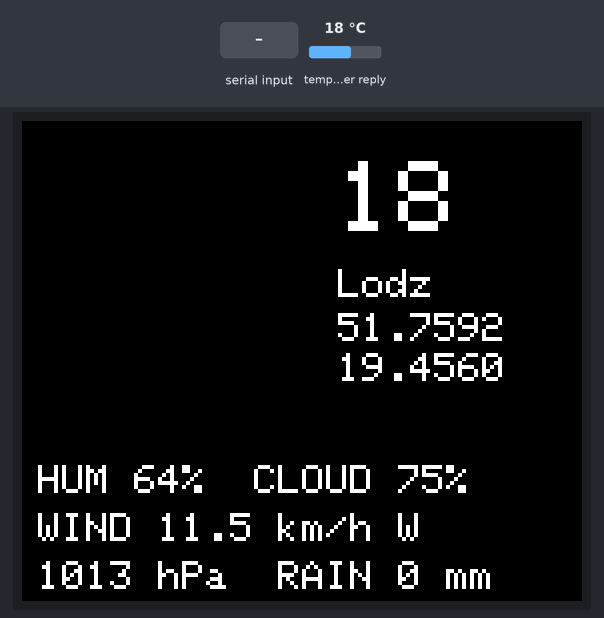
This sketch was run on a simulated Arduino Uno, built for the host (arithmetic inside an expression is 32-bit, double 64-bit). On the bench: 280×240 colour display. Inputs (shaded band) come from the test bench; at power-on: temperature in the weather reply 18 °C. WiFi joins after 1.5 s; servers stay silent unless stated; storage starts empty; EEPROM starts erased; web services answer with replies made up by the test bench; what the sketch prints to the serial monitor is not drawn.

Above: at 2.7 s.
2.8 s: "-\n" received over Serial
4.3 s: ".\n" received over Serial
At 9.4 s:
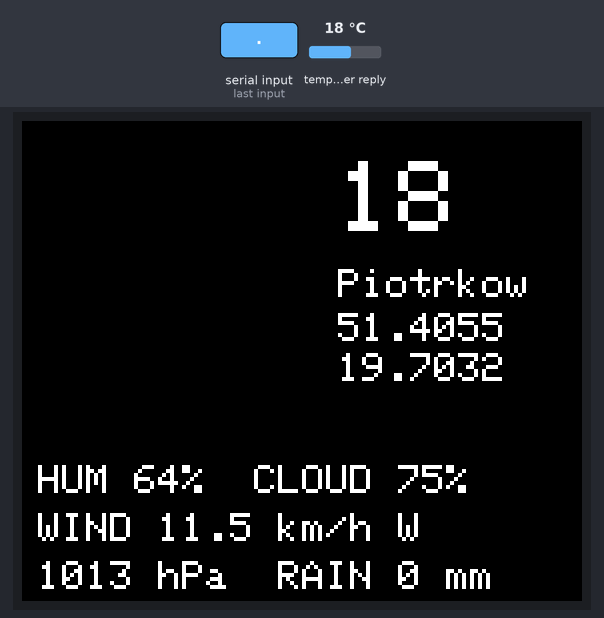
Timing chart, 0 to 10.9 s (numbered marks = the images above; inputs shaded):
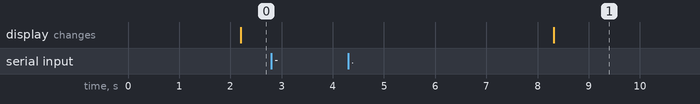

The sketch:

uno_eth_tft_weather.ino
```cpp
#include <SPI.h>
#include <SD.h>
#include <Ethernet.h>
#include <Adafruit_GFX.h>
#include <Adafruit_ST7789.h>

#include "config.h"
#include "location.h"
#include "weather.h"
#include "http_stream.h"
#include "sd_image.h"
#include "display.h"

Location locations[2];
Weather weather[2];
bool haveData[2] = { false, false };
bool fetchFailed[2] = { false, false };
unsigned long lastFetch = 0;
byte displayedLocation = 0;

// Keep the EEPROM/Serial-configured location in slot 2.
static void waitFor(unsigned long ms) {
  unsigned long t = millis();
  while (millis() - t < ms) {
    if (locationPoll()) {
      locations[1] = loc;
      haveData[1] = false;
      fetchFailed[1] = false;
      lastFetch = 0;
      return;
    }
  }
}

static void fetchWeather() {
  for (byte i = 0; i < 2; i++) {
    if (weatherFetch(locations[i], weather[i])) {
      haveData[i] = true;
      fetchFailed[i] = false;
      Serial.print(F("[WEATHER] Updated: temp=")); Serial.print(weather[i].temp);
      Serial.print(F(" C humidity=")); Serial.print(weather[i].hum);
      Serial.print(F("% wind=")); Serial.print(weather[i].wind);
      Serial.println(F(" km/h"));
    } else {
      fetchFailed[i] = true;
    }
  }
  lastFetch = millis();
}

void setup() {

  Serial.begin(9600);
  Serial.println(F("[BOOT] UNO Ethernet TFT weather starting"));
  locationLoad();
  strcpy_P(locations[0].lat, PSTR("51.7592"));
  strcpy_P(locations[0].lon, PSTR("19.4560"));
  strcpy_P(locations[0].name, PSTR("Lodz"));
  locations[0].magic = LOC_MAGIC;
  locations[1] = loc;

  // keep every SPI device deselected before starting anything
  pinMode(TFT_CS, OUTPUT); digitalWrite(TFT_CS, HIGH);
  pinMode(ETH_CS, OUTPUT); digitalWrite(ETH_CS, HIGH);
  pinMode(SD_CS,  OUTPUT); digitalWrite(SD_CS,  HIGH);

  Serial.println(F("[BOOT] Initializing display"));
  displayInit();
  Serial.println(F("[BOOT] Display ready"));


  netBegin();
  delay(1000);

  Serial.println(F("[SD] Initializing card"));
  if (!sdBegin()) {
    Serial.println(F("[SD] Initialization failed; check card, wiring, and format"));
    while (true) {}
  }
  Serial.println(F("[SD] Ready"));

  locationHelp();
}

void loop() {

  unsigned long refreshInterval = fetchFailed[0] || fetchFailed[1] ? RETRY_MS : REFRESH_MS;
  if (!lastFetch || millis() - lastFetch >= refreshInterval) fetchWeather();

  if (haveData[displayedLocation]) {
    displayWeather(weather[displayedLocation], locations[displayedLocation]);
    if (fetchFailed[displayedLocation]) displayStale();
  } else {
    displayMessage(F("NO DATA"), F("RETRYING.."));
  }

  waitFor(LOCATION_SWITCH_MS);
  displayedLocation = (displayedLocation + 1) % 2;
}
```

display.cpp
```cpp
#include <Adafruit_GFX.h>
#include "config.h"
#include "sd_image.h"
#include "display.h"

Adafruit_ST7789 tft = Adafruit_ST7789(TFT_CS, TFT_DC, TFT_RST);

// full-screen scenes on the SD card, index = see displayWeather()
const char SCENES[9][12] PROGMEM = {
  "CLRDAY.BIN", "CLRNITE.BIN", "PTLDAY.BIN", "PTLNITE.BIN",
  "OVCDAY.BIN", "OVCNITE.BIN", "RAIN.BIN",   "SNOW.BIN",   "STORM.BIN"
};

const char DIRS[8][3] PROGMEM = { "N", "NE", "E", "SE", "S", "SW", "W", "NW" };

void displayInit() {
  tft.init(240, 280);
  tft.setRotation(1);                           // landscape 280 x 240
  tft.cp437(true);                              // char 0xF8 = degree sign
}

void displayMessage(const __FlashStringHelper *a, const __FlashStringHelper *b) {
  tft.fillScreen(ST77XX_BLACK);
  tft.setTextColor(ST77XX_WHITE);
  tft.setTextSize(3);
  tft.setCursor(20, 90);  tft.print(a);
  tft.setCursor(20, 130); tft.print(b);
}

void displayStale() {
  tft.fillRect(268, 4, 8, 8, ST77XX_RED);
}

// text with a black outline (readable on any background)
static void outlined(int16_t x, int16_t y, uint8_t size, const char *s) {
  tft.setTextSize(size);
  tft.setTextColor(ST77XX_BLACK);
  for (byte i = 0; i < 4; i++) {
    tft.setCursor(x + ((i & 1) ? 1 : -1), y + ((i & 2) ? 1 : -1));
    tft.print(s);
  }
  tft.setTextColor(ST77XX_WHITE);
  tft.setCursor(x, y);
  tft.print(s);
}

// true if the text contains any digit 1..9  ("0", "0.0", "0.00" -> false)
static bool nonZero(const char *s) {
  for (; *s; s++) if (*s >= '1' && *s <= '9') return true;
  return false;
}

void displayWeather(const Weather &w, const Location &l) {

  // temperature rounded to a whole number, from the text
  int t = atoi(w.temp);
  const char *dot = strchr(w.temp, '.');
  if (dot && dot[1] >= '5') t += (w.temp[0] == '-') ? -1 : 1;

  int  cloud    = atoi(w.cloud);
  bool isDay    = (w.isday[0] == '1');
  bool precip   = nonZero(w.rain);
  bool snow     = precip && t <= 0;
  bool rain     = precip && !snow;
  bool overcast = cloud >= 75;
  bool partly   = cloud >= 25 && !overcast;
  bool storm    = rain && atoi(w.wind) >= 40;

  // ---- scene: sky, sun/moon, clouds, land and precipitation are all in one picture ----
  byte i;
  if      (storm) i = 8;
  else if (snow)  i = 7;
  else if (rain)  i = 6;
  else            i = (overcast ? 4 : partly ? 2 : 0) + (isDay ? 0 : 1);

  char name[12];
  strcpy_P(name, SCENES[i]);
  if (!drawImage(name, 0, 0, 280, 240)) tft.fillScreen(ST77XX_BLACK);

  // ---- right column: temperature, place name, coordinates ----
  char line[32];
  char num[8];

  itoa(t, num, 10);
  uint8_t ts = (strlen(num) > 2) ? 4 : 5;       // "-12" does not fit at size 5
  outlined(158, 20, ts, num);

  outlined(158, 74, (strlen(l.name) > 10) ? 1 : 2, l.name);   // long names: small font

  outlined(158, 96, 2, l.lat);                  // coordinates, e.g. 52.5243 / 13.4105
  outlined(158, 116, 2, l.lon);

  // ---- detail rows (bottom), built without printf ----
  strcpy_P(line, PSTR("HUM "));
  strcat(line, w.hum);
  strcat_P(line, PSTR("%  CLOUD "));
  strcat(line, w.cloud);
  strcat_P(line, PSTR("%"));
  outlined(8, 172, 2, line);

  strcpy_P(line, PSTR("WIND "));
  strcat(line, w.wind);
  strcat_P(line, PSTR(" km/h "));
  strcat_P(line, DIRS[((atoi(w.wdir) + 22) / 45) & 7]);
  outlined(8, 196, 2, line);

  strcpy(line, w.press);                        // whole hPa
  char *p = strchr(line, '.');
  if (p) *p = 0;
  strcat_P(line, PSTR(" hPa  RAIN "));
  strcat(line, w.rain);
  strcat_P(line, PSTR(" mm"));
  outlined(8, 220, 2, line);
}
```

display.h
```cpp
// ==================================================
// display.h - everything that draws on the ST7789
// ==================================================
#pragma once
#include <Adafruit_ST7789.h>
#include "location.h"
#include "weather.h"

extern Adafruit_ST7789 tft;

void displayInit();
void displayMessage(const __FlashStringHelper *a, const __FlashStringHelper *b);
void displayWeather(const Weather &w, const Location &l);   // full scene picture + values
void displayStale();                                        // small red mark: data is old
```

geocode.cpp
```cpp
#include "http_stream.h"
#include "geocode.h"

static const char HOST[]   PROGMEM = "geocoding-api.open-meteo.com";
static const char K_NAME[] PROGMEM = "\"name\":";
static const char K_LAT[]  PROGMEM = "\"latitude\":";
static const char K_LON[]  PROGMEM = "\"longitude\":";

// percent-encode for the URL (space -> %20, UTF-8 bytes -> %XX)
static void encode(const char *s, char *out, byte size) {
  byte n = 0;
  for (; *s && n < size - 4; s++) {
    byte c = *s;
    if ((c >= '0' && c <= '9') || (c >= 'A' && c <= 'Z') || (c >= 'a' && c <= 'z')) {
      out[n++] = c;
    } else {
      out[n++] = '%';
      out[n++] = "0123456789ABCDEF"[c >> 4];
      out[n++] = "0123456789ABCDEF"[c & 15];
    }
  }
  out[n] = 0;
}

bool geocodeCity(const char *city, Location &out) {

  char enc[64];
  encode(city, enc, sizeof(enc));

  if (!httpOpen(HOST)) return false;

  httpSendP(PSTR("GET /v1/search?count=1&name="));
  httpSend(enc);
  httpEnd(HOST);

  // first result: "name", "latitude", "longitude" arrive in this order
  bool ok = streamString(K_NAME, out.name, sizeof(out.name))
         && streamNumber(K_LAT,  out.lat,  sizeof(out.lat))
         && streamNumber(K_LON,  out.lon,  sizeof(out.lon));

  httpClose();
  out.magic = LOC_MAGIC;
  return ok;
}
```

geocode.h
```cpp
// ==================================================
// geocode.h - city name -> name + coordinates (Open-Meteo geocoding API)
// ==================================================
#pragma once
#include "location.h"

bool geocodeCity(const char *city, Location &out);
```

http_stream.cpp
```cpp
#include <SPI.h>
#include <Ethernet.h>
#include "config.h"
#include "http_stream.h"

static EthernetClient client;
static byte mac[] = { NET_MAC };
static IPAddress ip(NET_IP);

void netBegin() {
  Ethernet.begin(mac, ip);
  Serial.print(F("[NET] Static IP: "));
  Serial.println(Ethernet.localIP());
}

bool httpOpen(PGM_P host) {
  char h[32];
  strcpy_P(h, host);
  Serial.print(F("[NET] Connecting to ")); Serial.println(h);
  if (client.connect(h, 80)) return true;
  Serial.println(F("[NET] Connection failed"));
  return false;
}

// flash -> socket in 32 byte pieces (print(F()) would send one byte per packet)
void httpSendP(PGM_P text) {
  char b[32];
  byte n = 0;
  char c;
  while ((c = pgm_read_byte(text++))) {
    b[n++] = c;
    if (n == sizeof(b)) { client.write((uint8_t *)b, n); n = 0; }
  }
  if (n) client.write((uint8_t *)b, n);
}

void httpSend(const char *text) {
  client.write((const uint8_t *)text, strlen(text));
}

// HTTP/1.0 => no chunked encoding, the body is a plain stream
void httpEnd(PGM_P host) {
  httpSendP(PSTR(" HTTP/1.0\r\nHost: "));
  httpSendP(host);
  httpSendP(PSTR("\r\nConnection: close\r\n\r\n"));
}

void httpClose() {
  client.stop();
}


// ---------------- stream reading ----------------

// one byte from the socket, -1 on timeout / closed
static int readCh() {
  unsigned long t = millis();
  while (millis() - t < 8000UL) {
    if (client.available()) return client.read();
    if (!client.connected() && !client.available()) return -1;
  }
  return -1;
}

bool streamSeek(PGM_P key) {
  byte pos = 0;
  while (pgm_read_byte(key + pos)) {
    int ch = readCh();
    if (ch < 0) return false;
    if (ch == (char)pgm_read_byte(key + pos)) pos++;
    else pos = (ch == (char)pgm_read_byte(key)) ? 1 : 0;
  }
  return true;
}

bool streamNumber(PGM_P key, char *dst, byte size) {

  byte n = 0;
  dst[0] = 0;

  if (!streamSeek(key)) return false;

  while (true) {
    int ch = readCh();
    if (ch < 0) break;
    bool digit = (ch >= '0' && ch <= '9');

    if (n == 0) {                                   // skip spaces until the number starts
      if (digit || ch == '-') dst[n++] = ch;
    } else if (digit || ch == '.') {
      if (n < size - 1) dst[n++] = ch;
    } else {
      break;
    }
  }

  dst[n] = 0;
  return n > 0;
}

bool streamString(PGM_P key, char *dst, byte size) {

  byte n = 0;
  int ch;
  dst[0] = 0;

  if (!streamSeek(key)) return false;

  do { ch = readCh(); } while (ch == ' ');
  if (ch != '"') return false;

  while ((ch = readCh()) != '"') {
    if (ch < 0) return false;
    if (ch >= 0xC3 && ch <= 0xC5) {
      int c2 = readCh();
      if (c2 < 0) return false;
      if (c2 < 0x80 || c2 > 0xBF) continue;
      // Skip non-ASCII UTF-8 letters; the stock default font is ASCII-only.
      continue;
    }
    if (ch >= 32 && ch < 127 && n < size - 1) dst[n++] = ch;
  }

  dst[n] = 0;
  return n > 0;
}
```

http_stream.h
```cpp
// ==================================================
// http_stream.h - minimal HTTP/1.0 client that reads the reply as a stream
// ==================================================
#pragma once
#include <Arduino.h>

void netBegin();                                   // start Ethernet (static IP)

bool httpOpen(PGM_P host);                         // connect to host:80 (host is in flash)
void httpSendP(PGM_P text);                        // send text stored in flash
void httpSend(const char *text);                   // send text stored in RAM
void httpEnd(PGM_P host);                          // finish the request line + headers
void httpClose();

bool streamSeek(PGM_P key);                        // consume stream up to and including key
bool streamNumber(PGM_P key, char *dst, byte size);   // key, then a number, kept as text
bool streamString(PGM_P key, char *dst, byte size);   // key, then "text", ASCII only
```

location.cpp
```cpp
#include <EEPROM.h>
#include "config.h"
#include "location.h"
#include "geocode.h"

Location loc;

static char cmd[32];
static byte cmdLen = 0;

static char *trim(char *s) {
  while (*s == ' ' || *s == '\t' || *s == '\r' || *s == '\n') s++;
  char *end = s + strlen(s);
  while (end > s && (end[-1] == ' ' || end[-1] == '\t' || end[-1] == '\r' || end[-1] == '\n')) *--end = 0;
  return s;
}

void locationLoad() {
  EEPROM.get(0, loc);
  if (loc.magic != LOC_MAGIC) {
    strcpy_P(loc.lat,  PSTR(DEFAULT_LAT));
    strcpy_P(loc.lon,  PSTR(DEFAULT_LON));
    strcpy_P(loc.name, PSTR(DEFAULT_NAME));
    Serial.println(F("[LOCATION] No saved location; using defaults"));
  } else {
    Serial.println(F("[LOCATION] Loaded saved location from EEPROM"));
  }
  Serial.print(F("[LOCATION] ")); Serial.print(loc.name);
  Serial.print(F(" at ")); Serial.print(loc.lat);
  Serial.print(','); Serial.println(loc.lon);
}

// " -12.345 " -> "-12.345" ; false if it is not a number
static bool number(const char *p, char *dst) {
  while (*p == ' ' || *p == '\t' || *p == '\r' || *p == '\n') p++;
  const char *end = p + strlen(p);
  while (end > p && (end[-1] == ' ' || end[-1] == '\t' || end[-1] == '\r' || end[-1] == '\n')) end--;

  byte n = 0, dots = 0;
  bool digit = false;
  if (*p == '-') dst[n++] = *p++;
  for (; p < end; p++) {
    if (*p >= '0' && *p <= '9') {
      if (n < 8) dst[n++] = *p;
      digit = true;
    } else if (*p == '.' && dots == 0) {
      if (n < 8) dst[n++] = *p;
      dots++;
    } else {
      return false;
    }
  }
  dst[n] = 0;
  return digit && p == end;
}

// "lat,lon" or "lat,lon,NAME"
static bool setCoords(char *s) {

  s = trim(s);
  char *c1 = strchr(s, ',');
  if (!c1) return false;
  *c1 = 0;
  char *c2 = strchr(c1 + 1, ',');
  if (c2) *c2 = 0;

  Location t;
  if (!number(s, t.lat) || !number(trim(c1 + 1), t.lon)) return false;
  if (abs(atoi(t.lat)) > 90 || abs(atoi(t.lon)) > 180) return false;

  byte n = 0;
  if (c2) {
    char *name = trim(c2 + 1);
    for (char *p = name; *p && n < sizeof(t.name) - 1; p++)
      if (*p >= 32 && *p < 127 && !(n == 0 && *p == ' ')) t.name[n++] = *p;
  }
  t.name[n] = 0;
  t.magic = LOC_MAGIC;

  loc = t;
  return true;
}

static bool apply(char *s) {

  bool ok;

  if ((*s >= '0' && *s <= '9') || *s == '-') {
    ok = setCoords(s);                              // 52.52,13.405,BERLIN
  } else {
    Serial.println(F("searching..."));
    Location t;
    ok = geocodeCity(s, t);                         // Berlin  -> name + coordinates from the web
    if (ok) loc = t;
  }

  if (ok) {
    EEPROM.put(0, loc);
    Serial.println(F("[LOCATION] Saved to EEPROM"));
  }
  return ok;
}

bool locationPoll() {

  while (Serial.available()) {
    char c = Serial.read();

    if (c == '\r' || c == '\n') {
      if (!cmdLen) continue;
      cmd[cmdLen] = 0;
      trim(cmd);
      cmdLen = 0;

      if (apply(cmd)) {
        Serial.print(loc.name);
        Serial.print(' ');
        Serial.print(loc.lat);
        Serial.print(',');
        Serial.println(loc.lon);
        return true;
      }
      Serial.println(F("[LOCATION] Invalid coordinates or city lookup failed"));

    } else if (cmdLen < sizeof(cmd) - 1) {
      cmd[cmdLen++] = c;
    }
  }
  return false;
}

void locationHelp() {
  Serial.print(loc.name);
  Serial.println(F(": send a city name, or lat,lon,NAME"));
}
```

location.h
```cpp
// ==================================================
// location.h - current location, EEPROM storage, Serial Monitor commands
// ==================================================
#pragma once
#include <Arduino.h>

#define LOC_MAGIC 0xA5

struct Location {
  byte magic;
  char lat[9];
  char lon[9];
  char name[21];
};

extern Location loc;

void locationLoad();       // from EEPROM (or the defaults from config.h)
bool locationPoll();       // read Serial; true when a new location was just applied
void locationHelp();       // print usage
```

sd_image.cpp
```cpp
#include <SPI.h>
#include <SD.h>
#include "config.h"
#include "display.h"
#include "sd_image.h"

#define CHUNK 70                        // pixels per SD read (Uno has only 2 KB RAM)

// low-level SD classes: smaller than SD.open()/File because no write code is linked in
static Sd2Card  card;
static SdVolume volume;
static SdFile   root, file;
static uint16_t buf[CHUNK];

bool sdBegin() {
  if (!card.init(SPI_HALF_SPEED, SD_CS)) {
    Serial.println(F("[SD] Card initialization failed"));
    return false;
  }
  if (!volume.init(card)) {
    Serial.println(F("[SD] Volume initialization failed"));
    return false;
  }
  if (!root.openRoot(volume)) {
    Serial.println(F("[SD] Could not open card root"));
    return false;
  }
  return true;
}

bool drawImage(const char *name, int16_t x, int16_t y, uint16_t w, uint16_t h) {

  if (!file.open(root, name, O_READ)) return false;

  for (uint16_t row = 0; row < h; row++) {
    for (uint16_t col = 0; col < w; col += CHUNK) {

      uint16_t n = w - col;
      if (n > CHUNK) n = CHUNK;

      // 1) read from SD while the TFT is deselected
      if (file.read(buf, n * 2) != (int)(n * 2)) { file.close(); return false; }

      // 2) file is big-endian, AVR is little-endian
      for (uint16_t i = 0; i < n; i++)
        buf[i] = (buf[i] << 8) | (buf[i] >> 8);

      // 3) push to the TFT
      tft.drawRGBBitmap(x + col, y + row, buf, n, 1);
    }
  }

  file.close();
  return true;
}
```

sd_image.h
```cpp
// ==================================================
// sd_image.h - raw RGB565 images (big-endian, no header) from the SD card
// ==================================================
#pragma once
#include <Arduino.h>

bool sdBegin();
bool drawImage(const char *name, int16_t x, int16_t y, uint16_t w, uint16_t h);
```

weather.h
```cpp
// ==================================================
// weather.h - current weather from Open-Meteo, kept as text
// ==================================================
#pragma once
#include "location.h"

struct Weather {
  char temp[7];     // deg C      "-12.6"
  char hum[4];      // %          "88"
  char isday[2];    // 0 / 1
  char rain[7];     // mm         "0.30"
  char cloud[4];    // %
  char press[8];    // hPa        "997.3"
  char wind[7];     // km/h
  char wdir[4];     // degrees
};

bool weatherFetch(const Location &l, Weather &w);
```

Source omitted: weather.cpp (2361 bytes), config.h (980 bytes)

Measured:
- after the input at 2.8 s, every drawn part: stays the same
